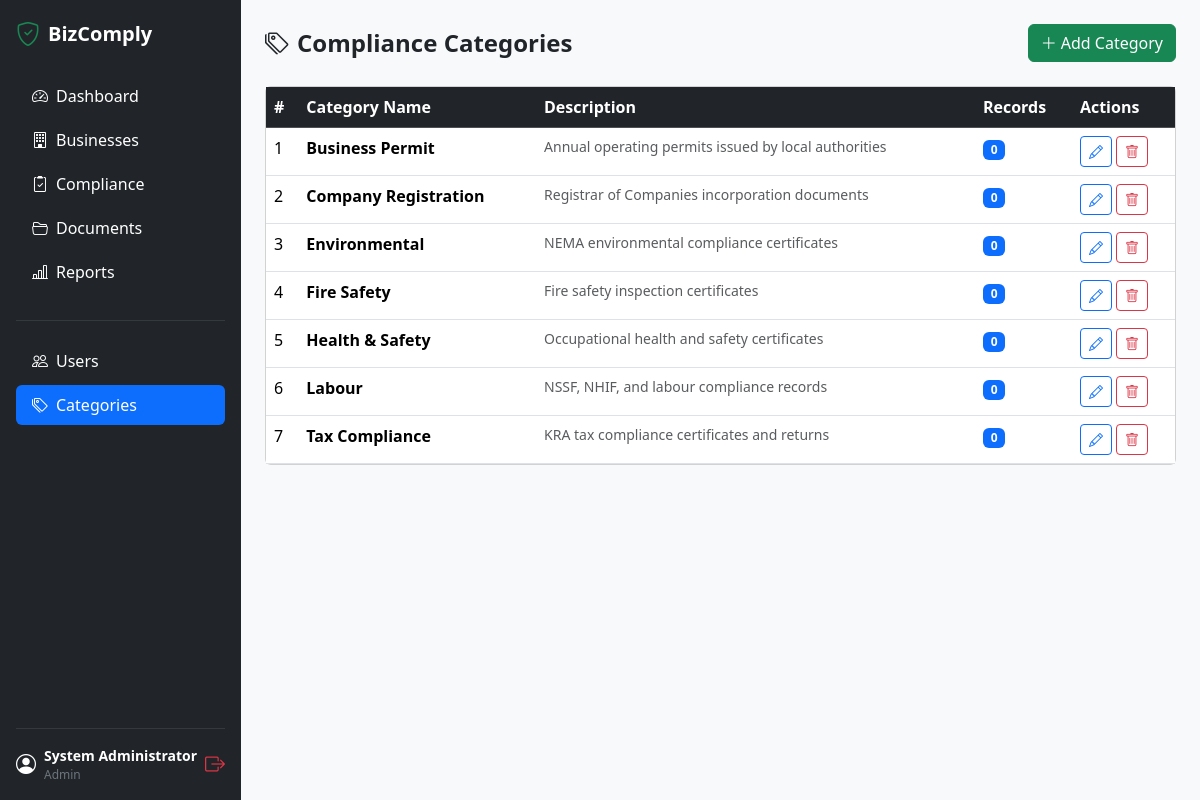
Screenshot of /admin/categories.php (signed in) with the database file from the repository.
### tables this page shows
CREATE TABLE compliance_categories (
    id INT UNSIGNED AUTO_INCREMENT PRIMARY KEY,
    name VARCHAR(100) NOT NULL UNIQUE,
    description TEXT,
    created_at TIMESTAMP DEFAULT CURRENT_TIMESTAMP
);

### includes/auth.php (called while the page is built, shortened)
<?php
function current_user(): array {
    return [
        'id'   => (int) ($_SESSION['user_id'] ?? 0),
        'name' => $_SESSION['user_name'] ?? '',
        'role' => $_SESSION['user_role'] ?? '',
    ];
}
function clean(string $val): string {
    return htmlspecialchars(trim($val), ENT_QUOTES, 'UTF-8');
}

### admin/categories.php (the view, shortened to what this page needs)
<?php
require_once __DIR__ . '/../includes/auth.php';
$db    = db();
$categories = $db->query(
    "SELECT cc.*, COUNT(cr.id) AS record_count
     FROM compliance_categories cc
     LEFT JOIN compliance_records cr ON cr.category_id = cc.id
     GROUP BY cc.id ORDER BY cc.name"
)->fetch_all(MYSQLI_ASSOC);
require_once __DIR__ . '/../includes/header.php';
?>
<div class="d-flex justify-content-between align-items-center mb-4">
    <h4 class="fw-bold mb-0"><i class="bi bi-tags me-2"></i>Compliance Categories</h4>
    <button class="btn btn-success" data-bs-toggle="modal" data-bs-target="#catModal" onclick="resetForm()">
        <i class="bi bi-plus-lg me-1"></i>Add Category
    </button>
</div>
<div class="card">
    <div class="card-body p-0">
        <table class="table table-hover mb-0">
            <thead class="table-dark"><tr><th>#</th><th>Category Name</th><th>Description</th><th>Records</th><th>Actions</th></tr></thead>
            <tbody>
            <?php foreach ($categories as $i => $c): ?>
            <tr>
                <td><?= $i + 1 ?></td>
                <td class="fw-semibold"><?= clean($c['name']) ?></td>
                <td class="text-muted small"><?= clean($c['description'] ?? '') ?></td>
                <td><span class="badge bg-primary"><?= $c['record_count'] ?></span></td>
                <td>
                    <button class="btn btn-sm btn-outline-primary"
                        onclick='openEdit(<?= htmlspecialchars(json_encode($c), ENT_QUOTES) ?>)'
                        data-bs-toggle="modal" data-bs-target="#catModal">
                        <i class="bi bi-pencil"></i>
                    </button>
                    <a href="?del=<?= $c['id'] ?>" onclick="return confirm('Delete this category?')" class="btn btn-sm btn-outline-danger">
                        <i class="bi bi-trash"></i>
                    </a>
                </td>
            </tr>
            <?php endforeach; ?>
            </tbody>
        </table>
    </div>
</div>
<?php require_once __DIR__ . '/../includes/footer.php'; ?>

### includes/header.php (shortened to what this page needs)
<?php
require_once __DIR__ . '/../includes/auth.php';
$user = current_user();
?>
<!DOCTYPE html>
<html lang="en">
<head>
    <link rel="stylesheet" href="https://cdn.jsdelivr.net/npm/bootstrap@5.3.2/dist/css/bootstrap.min.css">
    <link rel="stylesheet" href="https://cdn.jsdelivr.net/npm/bootstrap-icons@1.11.3/font/bootstrap-icons.min.css">
    <link rel="stylesheet" href="<?= BASE_URL ?>/assets/css/style.css">
</head>
<body>
<div class="d-flex" id="wrapper">
    <nav id="sidebar" class="bg-dark text-white d-flex flex-column p-3" style="min-height:100vh;min-width:240px;">
        <a href="<?= BASE_URL ?>/index.php" class="d-flex align-items-center mb-4 text-white text-decoration-none">
            <i class="bi bi-shield-check fs-4 me-2 text-success"></i>
            <span class="fs-5 fw-bold">BizComply</span>
        </a>
        <ul class="nav nav-pills flex-column mb-auto gap-1">
            <li><a href="<?= BASE_URL ?>/index.php" class="nav-link text-white <?= (basename($_SERVER['PHP_SELF']) === 'index.php') ? 'active' : '' ?>"><i class="bi bi-speedometer2 me-2"></i>Dashboard</a></li>
            <li><a href="<?= BASE_URL ?>/admin/businesses.php" class="nav-link text-white <?= (basename($_SERVER['PHP_SELF']) === 'businesses.php') ? 'active' : '' ?>"><i class="bi bi-building me-2"></i>Businesses</a></li>
            <li><a href="<?= BASE_URL ?>/compliance/records.php" class="nav-link text-white <?= (basename($_SERVER['PHP_SELF']) === 'records.php') ? 'active' : '' ?>"><i class="bi bi-clipboard2-check me-2"></i>Compliance</a></li>
            <li><a href="<?= BASE_URL ?>/documents/index.php" class="nav-link text-white <?= (basename($_SERVER['PHP_SELF']) === 'index.php' && strpos($_SERVER['PHP_SELF'],'documents') !== false) ? 'active' : '' ?>"><i class="bi bi-folder2-open me-2"></i>Documents</a></li>
            <li><a href="<?= BASE_URL ?>/reports/index.php" class="nav-link text-white <?= (strpos($_SERVER['PHP_SELF'],'reports') !== false) ? 'active' : '' ?>"><i class="bi bi-bar-chart-line me-2"></i>Reports</a></li>
            <?php if ($user['role'] === 'admin'): ?>
            <li class="mt-2"><hr class="text-secondary"></li>
            <li><a href="<?= BASE_URL ?>/admin/users.php" class="nav-link text-white <?= (basename($_SERVER['PHP_SELF']) === 'users.php') ? 'active' : '' ?>"><i class="bi bi-people me-2"></i>Users</a></li>
            <li><a href="<?= BASE_URL ?>/admin/categories.php" class="nav-link text-white <?= (basename($_SERVER['PHP_SELF']) === 'categories.php') ? 'active' : '' ?>"><i class="bi bi-tags me-2"></i>Categories</a></li>
            <?php endif; ?>
        </ul>
        <hr class="text-secondary">
        <div class="d-flex align-items-center gap-2">
            <i class="bi bi-person-circle fs-5"></i>
            <div>
                <div class="small fw-semibold"><?= clean($user['name']) ?></div>
                <div class="text-secondary" style="font-size:.75rem;"><?= ucfirst($user['role']) ?></div>
            </div>
            <a href="<?= BASE_URL ?>/logout.php" class="ms-auto text-danger" title="Logout"><i class="bi bi-box-arrow-right fs-5"></i></a>
        </div>
    </nav>
    <div id="page-content" class="flex-grow-1 bg-light">
        <div class="container-fluid p-4">

### includes/footer.php (shortened to what this page needs)
        </div>
    </div>
</div>
</body>
</html>

### rows the page displays
compliance_categories: name "Business Permit", description "Annual operating permits issued by local authorities", record_count "0"
compliance_categories: name "Company Registration", description "Registrar of Companies incorporation documents", record_count "0"
compliance_categories: name "Environmental", description "NEMA environmental compliance certificates", record_count "0"
compliance_categories: name "Fire Safety", description "Fire safety inspection certificates", record_count "0"
compliance_categories: name "Health & Safety", description "Occupational health and safety certificates", record_count "0"
compliance_categories: name "Labour", description "NSSF, NHIF, and labour compliance records", record_count "0"
compliance_categories: name "Tax Compliance", description "KRA tax compliance certificates and returns", record_count "0"

### other values shown
$user['name'] "System Administrator"
$user['role'] "Admin"
